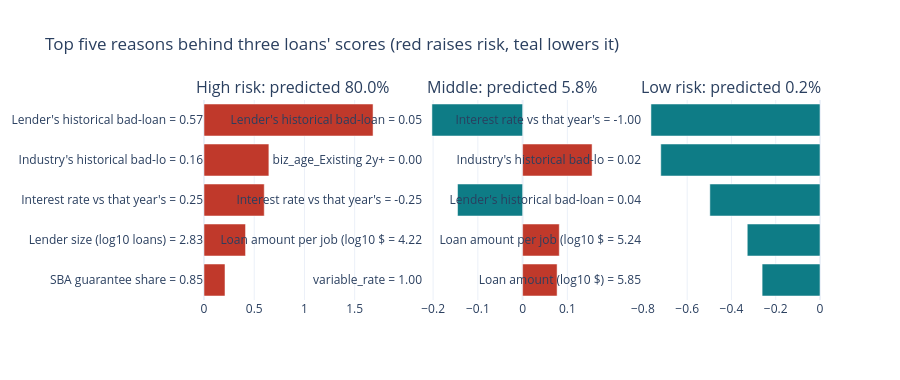

Write notebook code for a chart like this one.
### Markdown cell above
## 3. Explaining single loans
*Why:* a loan officer needs to know *why* a loan scored high. We show the five biggest contributions for a high-, middle- and low-risk FY2019 loan.

### Code cell
sample = sample.assign(p=booster.predict(sample[SEL]))
picks = {"High risk": sample["p"].idxmax(), "Middle": (sample["p"] - sample["p"].median()).abs().idxmin(), "Low risk": sample["p"].idxmin()}
fig = make_subplots(rows=1, cols=3, subplot_titles=[f"{k}: predicted {sample.loc[i, 'p']:.1%}" for k, i in picks.items()])
for j, (k, i) in enumerate(picks.items()):
    s = shap_df.loc[i]; s = s.reindex(s.abs().sort_values(ascending=False).index[:5])[::-1]
    lab = [f"{NAMES.get(f, f)[:28]} = {sample.loc[i, f]:.2f}" for f in s.index]
    fig.add_trace(go.Bar(x=s.values, y=lab, orientation="h", marker_color=[RED if v > 0 else TEAL for v in s.values], showlegend=False),
                  row=1, col=j + 1)
fig.update_layout(height=380, template="plotly_white", title="Top five reasons behind three loans' scores (red raises risk, teal lowers it)")
fig.show()

### Figure 1 — Plotly figure (JSON) as saved in the notebook; plotly's stock layout.template omitted (floating-point values rounded to 4 significant figures)
{"data": [{"marker": {"color": ["#C0392B", "#C0392B", "#C0392B", "#C0392B", "#C0392B"]}, "orientation": "h", "showlegend": false, "type": "bar", "x": [0.209, 0.4136, 0.5999, 0.646, 1.683], "xaxis": "x", "y": ["SBA guarantee share = 0.85", "Lender size (log10 loans) = 2.83", "Interest rate vs that year's = 0.25", "Industry's historical bad-lo = 0.16", "Lender's historical bad-loan = 0.57"], "yaxis": "y"}, {"marker": {"color": ["#C0392B", "#C0392B", "#0E7C86", "#C0392B", "#0E7C86"]}, "orientation": "h", "showlegend": false, "type": "bar", "x": [0.07706, 0.08193, -0.1454, 0.1552, -0.2027], "xaxis": "x2", "y": ["variable_rate = 1.00", "Loan amount per job (log10 $ = 4.22", "Interest rate vs that year's = -0.25", "biz_age_Existing 2y+ = 0.00", "Lender's historical bad-loan = 0.05"], "yaxis": "y2"}, {"marker": {"color": ["#0E7C86", "#0E7C86", "#0E7C86", "#0E7C86", "#0E7C86"]}, "orientation": "h", "showlegend": false, "type": "bar", "x": [-0.2615, -0.3286, -0.4976, -0.7192, -0.7637], "xaxis": "x3", "y": ["Loan amount (log10 $) = 5.85", "Loan amount per job (log10 $ = 5.24", "Lender's historical bad-loan = 0.04", "Industry's historical bad-lo = 0.02", "Interest rate vs that year's = -1.00"], "yaxis": "y3"}], "layout": {"annotations": [{"font": {"size": 16}, "showarrow": false, "text": "High risk: predicted 80.0%", "x": 0.1444, "xanchor": "center", "xref": "paper", "y": 1, "yanchor": "bottom", "yref": "paper"}, {"font": {"size": 16}, "showarrow": false, "text": "Middle: predicted 5.8%", "x": 0.5, "xanchor": "center", "xref": "paper", "y": 1, "yanchor": "bottom", "yref": "paper"}, {"font": {"size": 16}, "showarrow": false, "text": "Low risk: predicted 0.2%", "x": 0.8556, "xanchor": "center", "xref": "paper", "y": 1, "yanchor": "bottom", "yref": "paper"}], "height": 380, "title": {"text": "Top five reasons behind three loans' scores (red raises risk, teal lowers it)"}, "xaxis": {"anchor": "y", "domain": [0, 0.2889]}, "xaxis2": {"anchor": "y2", "domain": [0.3556, 0.6444]}, "xaxis3": {"anchor": "y3", "domain": [0.7111, 1]}, "yaxis": {"anchor": "x", "domain": [0, 1]}, "yaxis2": {"anchor": "x2", "domain": [0, 1]}, "yaxis3": {"anchor": "x3", "domain": [0, 1]}}}
